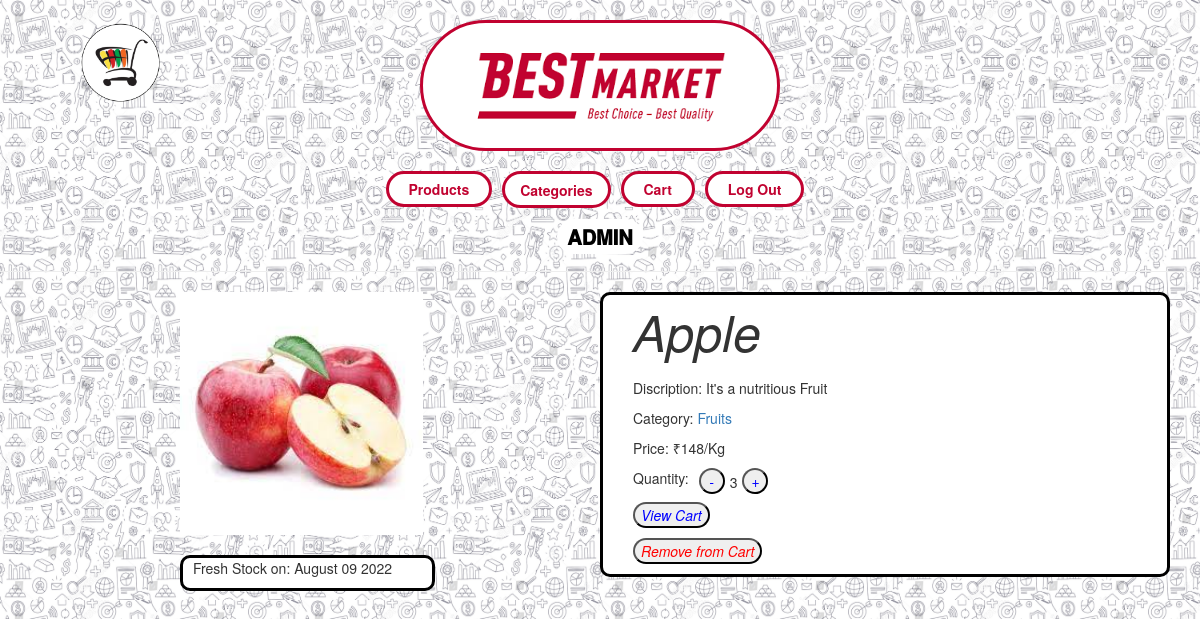
The app's page /product/1 (signed in) with its own data.
### market/models.py (models this page shows, shortened)
class User(AbstractUser):
    pass

class Product(models.Model):
    title = models.CharField(max_length=100)
    description = models.TextField()
    category = models.ForeignKey('Category', on_delete=models.CASCADE, related_name='category_for_the_product', default=3)
    price = models.IntegerField()
    date = models.DateTimeField(default=timezone.now)
    image = models.ImageField(upload_to='images', blank=True, null=True)
    unit = models.ForeignKey('Units', on_delete=models.CASCADE, related_name='units_for_the_product', default=3)
    def datepublished(self):
        return self.date.strftime('%B %d %Y')

class Category(models.Model):
    name = models.CharField(max_length=50)
    def __str__(self):
        return self.name

class Units(models.Model):
    name = models.CharField(max_length=50)
    def __str__(self):
        return self.name

class Quantity(models.Model):
    user = models.ForeignKey('User', on_delete=models.CASCADE, related_name='user_for_the_quantity')
    products = models.ForeignKey('Product', on_delete=models.CASCADE, related_name='product_in_the_quantity', blank=True, null=True, default=None)
    quantity = models.IntegerField()

### market/views.py (the view)
# urls.py: path("product/<str:product>", views.product_view, name="product_view"),
def product_view(request, product):
    if request.method == 'GET':
        categories = Category.objects.all()
        if request.user.id is None:
            return redirect('login')
        my_watchlist = Watchlist.objects.get(user=request.user)
        product = Product.objects.get(id=product)
        if (Quantity.objects.filter(user=request.user).filter(products=product)):
            quantity = Quantity.objects.filter(user = request.user).filter(products = product)
            quantity = Quantity.objects.get(id = quantity[0].id)
        else:
            quantity= None
        context = {
            'quantity':quantity,
            'product': product,
            'my_watchlist': my_watchlist,
            'categories': categories,
        }
        return render(request, 'market/product_view.html', context)

### market/templates/market/product_view.html (shortened to what this page needs)
{% extends "market/layout.html" %}
{% load static %}
{% block body %}
<div class="container">
    <div class="row" id="product">
        <div class="col-lg-6 img-product">
            {% if product.image %}
                <img class="img-fluid" src="{{product.image.url}}" alt="connect" style="max-height:300px; width: 60%;">
            {% endif %}
            <div class="p-stock">
                <p class="product product-description product-date">Fresh Stock on: {{product.datepublished}}</p>
            </div>
        </div>
        <div class="col-lg-6 product-card" style="background-color: white; border-radius: 10px; border-color: black; border-style: solid;">
            <p class="product-title" style="font-size: 50px;"><i>{{product.title}}</i></p>
            <p class="product-description">Discription: {{product.description}}</p>
            <p class="product product-description product-category">Category: <a class="" href="{% url 'category' category=product.category.name %}">{{product.category}}</a></p>
            <p class="product-price">Price:  &#8377;{{product.price}}/{{product.unit}}</p>
            {% if request.user != product.user %}
                <div class="row view-product-row">
                        {% if product not in my_watchlist.products.all %}
                            <form id="addToWatchlist" action="{% url 'add_to_watchlist' product=product.id %}">
                                {% csrf_token %}
                                <button id="button-product" class="button-product-add-cart" type="submit" style="border-radius: 25px;"><i id="heart" class="fa fa-heart-o"> Add to Cart</i></button>
                            </form>
                        {% else %}
                            <p class="product-quantity">Quantity: </p>
                            <form id="decrease-quantity" action="{% url 'decrease-quantity' product=product.id%}">
                                <button style="margin-left: 1rem; border-radius: 70%; width: 26px; height: 26px; " id="decrease-quantity" class="decrease-quantity" type="submit"><i id="heart" style="color:blue;" class="fa fa-heart-o">-</i></button>
                            </form>
                            <p class="product-price" style="margin-left: 0.5rem; padding-top: 4px;">{{quantity.quantity}}</p>
                            <form id="increase-quantity" action="{% url 'increase-quantity' product=product.id%}">
                                <button style="margin-left: 0.5rem; border-radius: 70%; width: 26px; height: 26px;" id="increase-quantity" class="increase-quantity" type="submit"><i id="heart" style="color:blue;" class="fa fa-heart-o">+</i></button>
                            </form>
                            <div class="col-12">
                            <form id="addToWatchlist" action="{% url 'watchlist'%}">
                                <button id="button-product" class="button-product added" type="submit" style="border-radius: 25px;"><i id="heart" style="color:blue;" class="fa fa-heart-o"> View Cart</i></button>
                            </form>
                            </div>
                            <div class="col-12">
                                <form id="addToWatchlist" action="{% url 'remove-watchlist' product=product.id%}">
                                    <button style="margin-top: 1rem; border-radius: 25px;" id="button-product" class="button-product added" type="submit"><i id="heart" style="color:red;" class="fa fa-heart-o"> Remove from Cart</i></button>
                                </form>
                            </div>
                        {% endif %}
                </div>
            {% endif %}
        </div>
    </div>
</div>
{% endblock %}

### market/templates/market/layout.html (shortened to what this page needs)
{% load static %}
<!DOCTYPE html>
<html lang="en">
    <head>
        <link rel="stylesheet" href="https://stackpath.bootstrapcdn.com/bootstrap/4.4.1/css/bootstrap.min.css">
        <link rel="stylesheet" href="https://maxcdn.bootstrapcdn.com/bootstrap/3.4.1/css/bootstrap.min.css">
        <link href="{% static 'market/styles.css' %}" rel="stylesheet">
    </head>
    <body>
        <div style="text-align: center;">
            <div class="left-logo" style="margin-left: 8rem; position: fixed;">
                <img src="{% static 'market/logo.png' %}" width="80px">
            </div>
            <div style="width: 100%; position: relative;">
                <div class="right-logo" style="border-radius: 100px; padding: 20px; background-color: white; border:solid; border-color: #c10230; margin-top: 2rem;">
                    <img src="{% static 'market/images.png' %}" width="250px">
                </div>
            </div>
        </div>
        <br/>
            <ul class="nav sticky-div" style="justify-content: center; width: 100%;">
                <li class="nav-item handle-product" style="padding-right: 10px;">
                    <b>
                        <a class="{% if request.resolver_match.url_name == 'index' %}nav-link active{%else%}nav-link unactive{% endif %}" href="{% url 'index' %}">Products</a>
                    </b>
                </li>
                {% if categories %}
                <nav class="nav-item" style="padding-right: 10px;">
                    <div class="mx-auto order-0">
                        <ul class="navbar-nav ml-auto">
                            <li class="nav-item dropdown category ">
                                <a class="{% if request.resolver_match.url_name == 'category' %}nav-link active{%else%}nav-link unactive{% endif %}" href="#" id="navbarDropdown" role="button" data-toggle="dropdown" aria-haspopup="true" aria-expanded="false" style="padding-left: 15px; padding-right: 15px; padding-top: 5.5px; padding-bottom: 5px;" onclick="setClass()">
                                    <span><b>Categories</b></span>
                                </a>
                            </li>
                        </ul>
                    </div>
                </nav>
                {% endif %}
                {% if user.is_authenticated %}
                    <li class="nav-item handle-cart" style="padding-right: 10px;">
                        <b>
                            <a class="{% if request.resolver_match.url_name == 'watchlist' %}nav-link active{%else%}nav-link unactive{% endif %}" href="{% url 'watchlist' %}">Cart</a>
                        </b>
                    </li>
                    <li class="nav-item" style="padding-right: 10px;">
                        <b>
                            <a class="{% if request.resolver_match.url_name == 'logout' %}nav-link active{%else%}nav-link unactive{% endif %}" href="{% url 'logout' %}">Log Out</a>
                        </b>
                    </li>
                {% endif %}
            </ul>
            <div class="sticky-div2" style="text-align: center; margin-top: 15px;">
                {% if user.is_authenticated %}
                <span style="padding: 3px; margin-top: 5px; font-weight: 1000; font-size: 20px; background-color: white; border-radius: 25px; padding-left: 10px; padding-right: 10px;">
                    <span style="font-weight: 1200; color: rgb(0, 0, 0);">{{user.username | upper}}</span>
                </span>
                {% endif %}
            </div>
        <hr>
        {% block body %}
        {% endblock %}
    </body>
</html>

### market/static/market/styles.css (style rules this page uses)
body { background-color: white; height: 100%; background-image: url('./321.jpg'); background-size: 300px 300px; background-attachment: fixed; }
.unactive { background-color: white; color: #c10230; border-radius: 25px; padding-left: 20px; padding-right: 20px; border: solid; border-color: #c10230; }
.right-logo { margin-left: 39%; margin-right: 39%; }
@media (max-width:1400px) { .right-logo { margin-left: 37%; margin-right: 37%; } }
@media (max-width:1200px) { .right-logo { margin-left: 35%; margin-right: 35%; } }
.product-card { text-align: left; padding-left: 30px; }
.product-quantity { margin-left: 1.5rem; }
.product-card { margin-right: auto; }
.p-stock { background-color: white; margin-top: 20px; padding-left: 10px; margin-right: 150px; border-radius: 10px; border-color: black; border-style: solid; }
.img-product { padding-left: 15rem; }
.product-card { margin-bottom: auto; }

### records on screen
User: username "ADMIN"
Product: image (picture), datepublished "August 09 2022", title "Apple", description "It's a nutritious Fruit", category "Fruits", price "148", unit "Kg"
Quantity: quantity "3"
